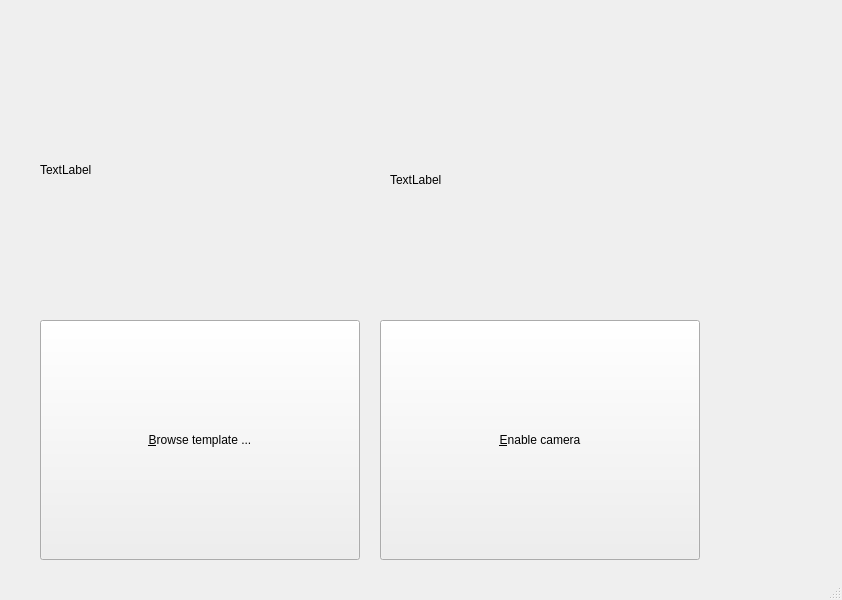
<?xml version="1.0" encoding="UTF-8"?>
<ui version="4.0">
 <class>MainWindow</class>
 <widget class="QMainWindow" name="MainWindow">
  <property name="geometry">
   <rect>
    <x>0</x>
    <y>0</y>
    <width>842</width>
    <height>600</height>
   </rect>
  </property>
  <property name="windowTitle">
   <string>MainWindow</string>
  </property>
  <widget class="QWidget" name="centralwidget">
   <widget class="QPushButton" name="browse_button">
    <property name="geometry">
     <rect>
      <x>40</x>
      <y>320</y>
      <width>320</width>
      <height>240</height>
     </rect>
    </property>
    <property name="text">
     <string>&amp;Browse template ...</string>
    </property>
   </widget>
   <widget class="QPushButton" name="toggle_cam_button">
    <property name="geometry">
     <rect>
      <x>380</x>
      <y>320</y>
      <width>320</width>
      <height>240</height>
     </rect>
    </property>
    <property name="text">
     <string>&amp;Enable camera</string>
    </property>
   </widget>
   <widget class="QLabel" name="template_label">
    <property name="geometry">
     <rect>
      <x>40</x>
      <y>50</y>
      <width>320</width>
      <height>240</height>
     </rect>
    </property>
    <property name="text">
     <string>TextLabel</string>
    </property>
   </widget>
   <widget class="QLabel" name="live_image_label">
    <property name="geometry">
     <rect>
      <x>390</x>
      <y>60</y>
      <width>320</width>
      <height>240</height>
     </rect>
    </property>
    <property name="text">
     <string>TextLabel</string>
    </property>
   </widget>
  </widget>
  <widget class="QMenuBar" name="menubar">
   <property name="geometry">
    <rect>
     <x>0</x>
     <y>0</y>
     <width>842</width>
     <height>27</height>
    </rect>
   </property>
  </widget>
  <widget class="QStatusBar" name="statusbar"/>
 </widget>
 <resources/>
 <connections/>
</ui>
